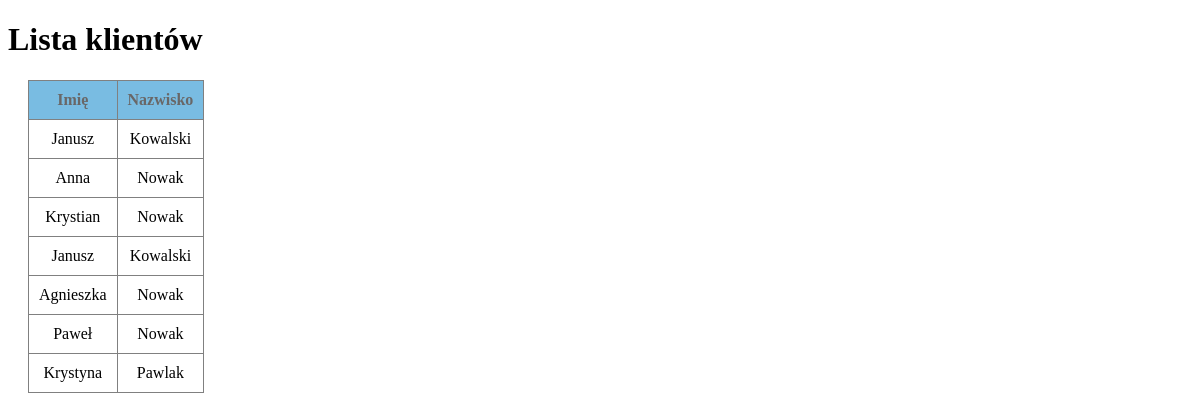
The page /1_2_customers_table/index.php on the database its author committed.
### tables this page shows
CREATE TABLE `customers` (
  `id` int(10) UNSIGNED NOT NULL,
  `cities_id` int(10) UNSIGNED NOT NULL,
  `name` varchar(20) NOT NULL,
  `surname` varchar(40) NOT NULL,
  `birthday` date DEFAULT NULL,
  `height` decimal(6,2) DEFAULT NULL
);

### 1_2_customers_table/index.php (the view, shortened to what this page needs)
<!DOCTYPE html>
<html lang="en">
<head>
    <link rel="stylesheet" href="./style.css">
</head>
<body>
    <h1>Lista klientów</h1>
    <?php
   $servername = "localhost";
   $username = "root";
   $password = "";
   $db = "teb1";
   $connect = mysqli_connect($servername,$username,$password,$db);
    $sql = "SELECT * FROM customers";
    $result = $connect->query($sql);
echo "<table>";
echo "<tr>
<th>Imię</th>
<th>Nazwisko</th>
</tr>";
    while ($row = $result->fetch_assoc()) {
       echo <<<ROW
       <tr>
        <td>$row[name]</td>
        <td>$row[surname]</td>
       </tr>
       ROW;
    }
    echo "</table>";
    ?>
</body>
</html>

### 1_3_customers_lista/style.css (style rules this page uses)
table, tr, th, td { border:solid 1px grey; text-align: center; border-collapse:collapse; padding: 10px; }
th { background-color: rgb(121, 188, 226); color: rgb(105, 103, 103); }
table { margin: 10px 0px 0px 20px; }

### rows shown on the page
customers: name "Janusz", surname "Kowalski"
customers: name "Anna", surname "Nowak"
customers: name "Krystian", surname "Nowak"
customers: name "Janusz", surname "Kowalski"
customers: name "Agnieszka", surname "Nowak"
customers: name "Paweł", surname "Nowak"
customers: name "Krystyna", surname "Pawlak"
